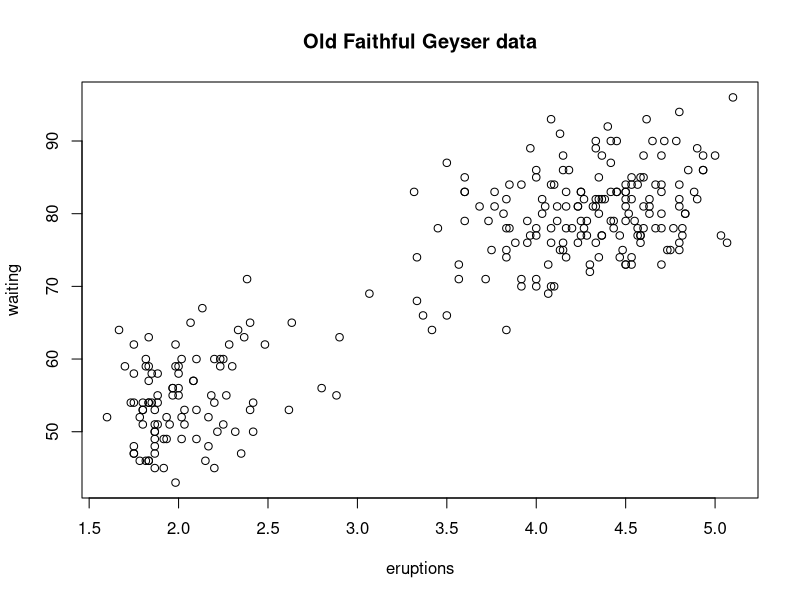

Generate this figure with R:
#main vector formats

  #pdf
  #svg
  #win.metafile
  #postscript

#main bitmap formats

  #png
  #jpeg
  #tiff
  #bmp

#open multiple graphics devices at once:

  #plotting only on one device at a time

dev.cur() #see currently active graphics device

#copy plots between devices

library(datasets)

with(faithful, plot(eruptions, waiting))

title(main = "Old Faithful Geyser data")

dev.copy(png, file = "geyserplot.png")

dev.off()